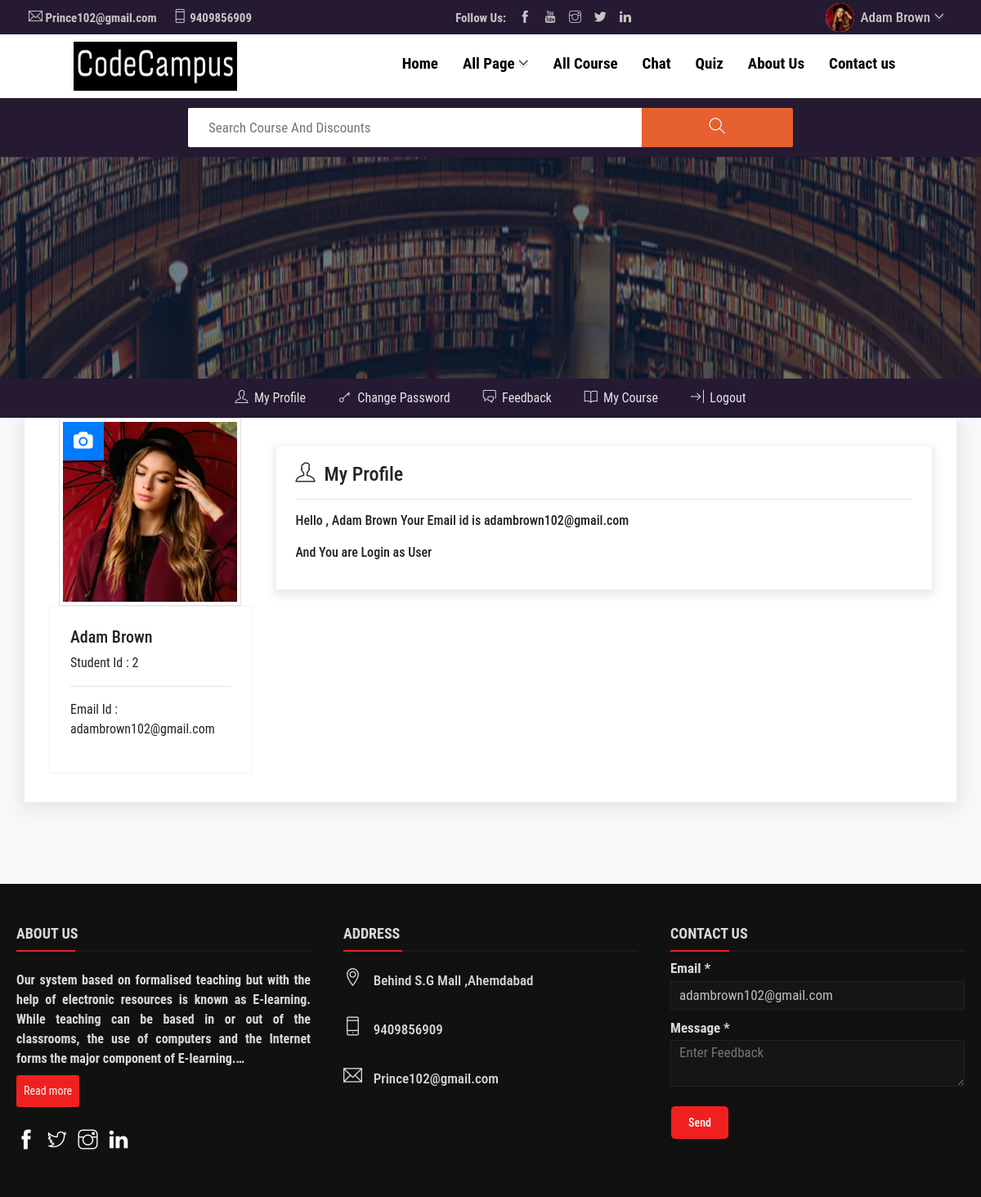
The app's page /my_profile.php (signed in) with its own data.
### tables this page shows
CREATE TABLE `site_setting` (
  `id` int(11) NOT NULL,
  `site_logo` varchar(255) NOT NULL,
  `address` varchar(255) NOT NULL,
  `contect_no` varchar(255) NOT NULL,
  `email` varchar(255) NOT NULL,
  `about_img` varchar(255) NOT NULL,
  `head_line` varchar(1000) NOT NULL,
  `about_us` varchar(2000) NOT NULL
);

### my_profile.php (the view, shortened to what this page needs)
<!DOCTYPE html>
<html lang="en">
<head>
	<link rel="stylesheet" href="https://maxcdn.bootstrapcdn.com/bootstrap/4.5.2/css/bootstrap.min.css">
	<link rel="stylesheet" href="https://cdnjs.cloudflare.com/ajax/libs/font-awesome/4.7.0/css/font-awesome.min.css">
	<link rel="stylesheet" href="css/themify-icons.css">
	<link rel="stylesheet" href="css/style.css?v=<?php echo(time()); ?>">
</head>
<body>
	<?php
		include 'config.php';
		include 'Header_top.php';
		include 'Navbar.php';
		include 'Header_search.php';
	?>
	<div class="container-fluid pl-0">
		<div class="row">
			<div class="course_back_img col-xl-12 col-lg-12 col-md-12 col-sm-12">
			</div>
		</div>
	</div>
	<div class="container-fluid">
		<div class="row">
			<div class="col-xl-12 col-sm-12 profile_heading ">
				<div class="profile_navs">
					<nav>
						<ul class="col-xs-12 profile_links d-flex align-items-center justify-content-center ml-0">
							<div class="d-flex sub_nav">
								<li id="my_profile"><i class="ti-user" ></i>&nbsp;&nbsp;My Profile</li>
								<li id="change_password"><i class="ti-key" ></i>&nbsp;&nbsp;Change Password</li>
							</div>
							<div class="d-flex sub_nav">
								<li id="feedback"><i class="ti-comments" ></i>&nbsp;&nbsp;Feedback</li>
								<li id="my_course"><i class="ti-book" ></i>&nbsp;&nbsp;My Course</li>
							</div>
							<div class="last-child sub_nav">
								<li><i class="ti-shift-right"></i><a href="logout.php">&nbsp;&nbsp;Logout</a></li>
							</div>
						</ul>
					</nav>
				</div>
			</div>
		</div>
	</div>
	<div class="container-fluid Course_wrapper">
		<div class="container Course_wrapper_child">
			<div class="row">
				<div class="my_profile_main1 col-xl-12 align-items-center justify-content-center col-sm-12">
					<div class="my_profile1 col-xl-3 col-lg-3 col-md-6 col-sm-8" id="profile">
						<div class="avtar">
							<?php include 'check_user_admin_myprofile.php'; ?>
						</div>
						<div class="profile_detail w-100">
							<h5><?php if(isset($_SESSION['admin_username'])){echo $_SESSION['admin_username']; }else if(isset($_SESSION['username'])){ echo $_SESSION['username']; }?></h5>
							<p>Student Id : <?php if(isset($_SESSION['admin_id'])){echo $_SESSION['admin_id']; }else if(isset($_SESSION['id'])){ echo $_SESSION['id']; }?></p>
							<hr>
							<p>Email Id : <br><?php if(isset($_SESSION['admin_email'])){echo $_SESSION['admin_email']; }else if(isset($_SESSION['email'])){ echo $_SESSION['email']; }?></p>
						</div>
					</div>
					<div class="my_profile2 col-xl-9 col-lg-9 col-md-12 col-sm-12 align-self-start">
						<div class="profile_main_content px-4 m-0">
							<h4><i class="ti-user"></i>&nbsp;&nbsp;My Profile</h4><hr>
							<p><h6>Hello , <?php if(isset($_SESSION['admin_username'])){echo $_SESSION['admin_username']; }else if(isset($_SESSION['username'])){ echo $_SESSION['username']; }?> Your Email id is <?php if(isset($_SESSION['admin_email'])){echo $_SESSION['admin_email']; }else if(isset($_SESSION['email'])){ echo $_SESSION['email']; }?><br><br> And You are Login as <?php if(isset($_SESSION['admin_role'])){echo $_SESSION['admin_role']; }else if(isset($_SESSION['role'])){ echo $_SESSION['role']; }?></h6></p>
						</div>
					</div>
				</div>
							<?php include 'check_user_admin_myprofile.php'; ?>
							<?php include 'check_user_admin_myprofile.php'; ?>
							<?php include 'check_user_admin_myprofile.php'; ?>
	</div>
	<?php
		include 'profile_pic.php';
	 ?>
	<?php
		include 'config.php';
		include 'footer.php';
	?>
</body>
</html>

### Header_top.php (shortened to what this page needs)
<?php
	$site_qry = mysqli_query($conn,"SELECT * FROM `site_setting`");
	$site_data = mysqli_fetch_assoc(mysqli_query($conn,"SELECT * FROM `site_setting`"));
?>
<div class="header-top">
	<div class="container-fluid">
		<div class="row">
			<div class="col-lg-12">
				<div class="headertop-wrap d-flex align-items-center justify-content-between">
					<div class="phone" style="">
						<p>
							<?php
								if (mysqli_num_rows($site_qry) > 0) {
								  	echo '<span><i class="ti ti-email"></i><b id="phone">&nbsp;'.$site_data['email'].'</b></span>';
									echo '<span><i class="ti ti-mobile"></i><b id="phone">&nbsp;'.$site_data['contect_no'].'</b></span>';
								}
							 ?>
						</p>
					</div>
					<div class="social-midea mx-0">
						<p>
							<span><b>Follow Us: </b></span>
							<span><i class="ti-facebook"></i></span>
							<span><i class="ti-youtube"></i></span>
							<span><i class="ti-instagram"></i></span>
							<span><i class="ti-twitter-alt"></i></span>
							<span><i class="ti-linkedin"></i></span>
						</p>
					</div>
					<div class="d-flex align-items-center justify-content-end">
						<div class="My-Account-id">
							<div class="d-flex">
									<?php
										if (isset($_SESSION['admin_email'])) {
											$email = $_SESSION['admin_email'];
											$username = $_SESSION['admin_username'];
										}else if (isset($_SESSION['email'])) {
											$email = $_SESSION['email'];
											$username = $_SESSION['username'];
										}
										$sql = "SELECT * FROM `login` WHERE email = '$email'";
										$row = mysqli_fetch_assoc(mysqli_query($conn,$sql));
										if ($row['profile_img'] != "") {
											echo '<img class="img mr-2 mt-1" src="'.$row['profile_img'].'" alt="">';
										}else{
											echo '<img class="img mr-2 mt-1" src="Admin/img/avtar3.png" alt="">';
										}
										echo '
												<a href="my_profile.php">
											    	<span class="mb-1">'.$username.'<i class="ti  ti-angle-double-down "></i></span>
											    </a>
											';
									?>
							</div>
						</div>
					</div>
				</div>
			</div>
		</div>
	</div>
</div>

### Navbar.php (shortened to what this page needs)
<div class="container-fluid">
	<div class="row">
		<div class="navbar d-flex align-self-center justify-content-around">
			<div class="logo">
				<?php include 'config.php'; $site_data = mysqli_fetch_assoc(mysqli_query($conn,"SELECT * FROM `site_setting`"));
					echo '<a href="index.php"><img src="Admin/'.$site_data['site_logo'].'" height="60px" width="200px" alt=""></a>';
				?>
			</div>
			<div class="nav">
				<nav>
					<ul class="nav-links text-center">
						<li><a href="index.php">Home</a></li>
						<li id="Mega-Link"><a>All Page</a><i class="ti ti-angle-double-down"></i></li>
						<li><a href="All_course.php">All Course</a></li>
						<li><a href="stu_chat.php">Chat</a></li>
						<li><a href="stu_show_quizs.php">Quiz</a></li>
						<li><a href="About_us.php">About Us</a></li>
						<li><a id="feedback_link">Contact us</a></li>
					</ul>
				</nav>
			</div>
		</div>
	</div>
</div>

### check_user_admin_myprofile.php (shortened to what this page needs)
<?php
  if ((isset($_SESSION['id']))) {
    if ($_SESSION['id']) {
        $stu_id = $_SESSION['id'];
    }
    $select_sql = "SELECT * FROM `login` WHERE id = '$stu_id'";
    $query = mysqli_query($conn,$select_sql);
    if ($row = mysqli_fetch_assoc($query)) {
      if ($row['profile_img'] != "") {
        echo '<img id="profile_img" src="'.$row['profile_img'].'" alt="" class="img-thumbnail img-fluid">';
        echo '<label for="crop_img" style="border-radius:0px;" class="crop_btn btn btn-primary"><span class="fas fa-camera"></span></label>';
      }
      else{
        echo '<span class="fas fa-user"></span>';
        echo '<label for="crop_img" style="border-radius: 50%;" class="crop_btn btn btn-primary" class="crop_btn btn btn-primary"><span class="fas fa-camera"></span></label>';
      }
    }
  }else if($_SESSION['admin_id']){
      $stu_id = $_SESSION['admin_id'];
      $stu_email = $_SESSION['admin_email'];
      $select_sql = "SELECT * FROM `login` WHERE id = '$stu_id'";
      $query = mysqli_query($conn,$select_sql);
      if ($row = mysqli_fetch_assoc($query)) {
        if ($row['profile_img'] != "") {
          echo '<img id="profile_img" src="'.$row['profile_img'].'" style="border-radius:0px;" alt="" class="img-thumbnail img-fluid">';
          echo '<label for="crop_img" class="crop_btn btn btn-primary"><span class="fas fa-camera"></span></label>';
        }
        else{
          echo '<span class="fas fa-user"></span>';
          echo '<label for="crop_img" style="border-radius: 50%;" class="crop_btn btn btn-primary"><span class="fas fa-camera"></span></label>';
        }
      }
  }
  else{
    echo '<span class="fas fa-user"></span>';
    echo '<label for="crop_img" style="border-radius: 50%;" class="crop_btn btn btn-primary"><span class="fas fa-camera"></span></label>';
  }
?>

### footer.php (shortened to what this page needs)
<footer>
	<div class="fmain-content">
		<div class="left box">
			<h2>About us</h2>
			<div class="fcontent">
				<?php
					$site_data = mysqli_fetch_assoc(mysqli_query($conn,"SELECT * FROM `site_setting`"));
				?>
				<div class="module line-clamp">
					<p><?php echo $site_data['about_us']; ?></p>
				</div>
				<button class="red_mr btn btn-sm py-2 mt-2"><a href="#" class="text-light">Read more</a></button>
				<div class="social">
					<a href=""><span class="ti ti-facebook"></span></a>
					<a href=""><span class="ti ti-twitter"></span></a>
					<a href=""><span class="ti ti-instagram"></span></a>
					<a href=""><span class="ti ti-linkedin"></span></a>
				</div>
			</div>
		</div>
		<div class="center box">
			<h2>Address</h2>
			<div class="fcontent">
				<div class="place">
					<span class="ti ti-location-pin"></span>
					<span class="text"><?php echo $site_data['address']; ?></span>
				</div>
				<div class="fphone">
					<span class="ti ti-mobile"></span>
					<span class="text"><?php echo $site_data['contect_no']; ?></span>
				</div>
				<div class="email">
					<span class="ti ti-email"></span>
					<span class="text"><?php echo $site_data['email']; ?></span>
				</div>
			</div>
		</div>
		<div class="right box">
			<h2>Contact us</h2>
			<div class="fcontent">
				<form action="#" id="f_form">
					<div class="email">
						<div class="text">Email *</div>
						<input type="email" id="f_email" placeholder="Enter Your Email" value="<?php if(isset($_SESSION['admin_email'])){echo $_SESSION['admin_email']; }else if(isset($_SESSION['email'])){ echo $_SESSION['email']; }?>" readonly required>
					</div>
					<div class="msg">
						<div class="text">Message *</div>
						<textarea id="msgForm" rows="2" cols="25" placeholder="Enter Feedback" required></textarea>
						<br>
						<div class="btn">
							<button type="submit" id="send_feedback_ft">Send</button>
						</div>
					</form>
				</div>
			</div>
		</div>
	</footer>

### records on screen
site_setting: email "Prince102@gmail.com", contect_no "9409856909", site_logo (picture), about_us "Our system based on formalised teaching but with the help of electronic resources is known as E-learning. While teaching can be based in or out of the classrooms, the use of computers and the Internet forms the major component of E-learning.", address "Behind S.G Mall ,Ahemdabad"

### other values on screen
$username "Adam Brown"
$_SESSION['username'] "Adam Brown"
$_SESSION['id'] "2"
$_SESSION['email'] "adambrown102@gmail.com"
$_SESSION['role'] "User"
